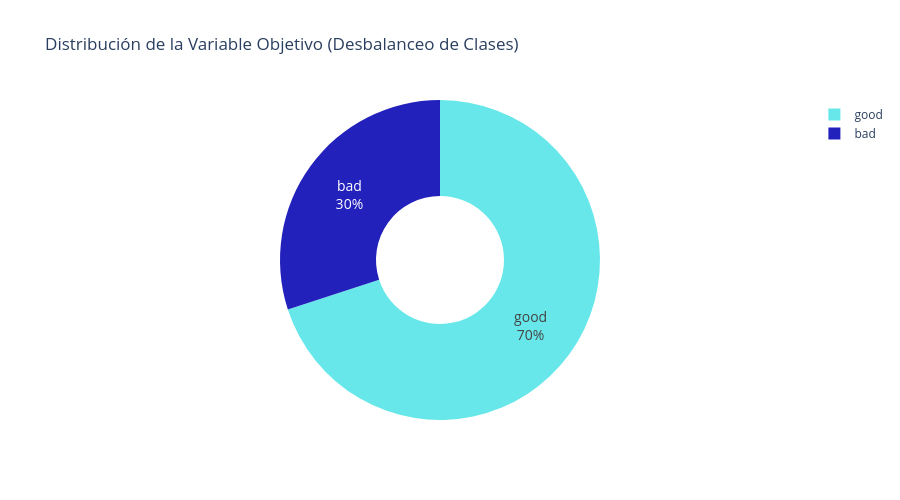

Write notebook code for a chart like this one.
### Markdown cell above
<div style="
    font-family: 'Segoe UI', Arial, sans-serif;
    line-height: 1.6;
    color: #1f3a5f;
    max-width: 700px;
">

<p>
La variable <strong>estado de la cuenta</strong> (<code style="color:#0b5394;">checking_status</code>) presenta un alto poder predictivo.
</p>

<p>
Los clientes sin cuenta corriente o con saldos positivos (≥ 200) muestran una tasa de créditos satisfactorios superior al 80%.
</p>

<p>
En contraste, aquellos con saldo negativo (&lt; 0) representan el grupo de mayor riesgo, alcanzando niveles de morosidad cercanos al 50%.
</p>

</div>

### Code cell
class_counts = creditos['class'].value_counts().reset_index()
class_counts.columns = ['Riesgo', 'Cantidad']

fig_pie = px.pie(
    class_counts, 
    values='Cantidad', 
    names='Riesgo', 
    title='Distribución de la Variable Objetivo (Desbalanceo de Clases)',
    color='Riesgo',
    color_discrete_map={'good': "#67e7ea", 'bad': "#2321bc"},
    hole=0.4 # El hueco en el centro le da un toque moderno
)

fig_pie.update_traces(textposition='inside', textinfo='percent+label', textfont_size=14)
fig_pie.update_layout(template='plotly_white', height=500)
fig_pie.show()

### Figure 1 — Plotly figure (JSON) as saved in the notebook; plotly's stock layout.template omitted (floating-point values rounded to 4 significant figures)
{"data": [{"customdata": [["good"], ["bad"]], "domain": {"x": [0, 1], "y": [0, 1]}, "hole": 0.4, "hovertemplate": "Riesgo=%{customdata[0]}<br>Cantidad=%{value}<extra></extra>", "labels": ["good", "bad"], "legendgroup": "", "marker": {"colors": ["#67e7ea", "#2321bc"]}, "name": "", "showlegend": true, "textfont": {"size": 14}, "textinfo": "percent+label", "textposition": "inside", "type": "pie", "values": [700, 300]}], "layout": {"height": 500, "legend": {"tracegroupgap": 0}, "title": {"text": "Distribución de la Variable Objetivo (Desbalanceo de Clases)"}}}
